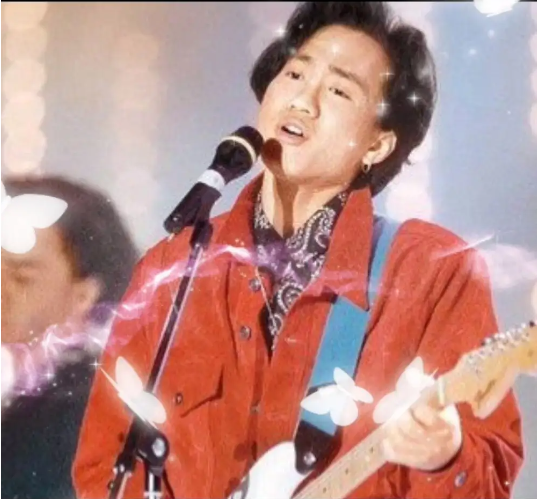
#> input picture face_recognition/data/1/11.png, 537 x 499 px; its folder holds only this picture in this run
$ python demo.py
#> lines starting #> are read from the running program, lines starting #| are printed output that depends on the picture
# # -*- coding:utf-8 -*-
import cv2
import os
import numpy as np


# 检测人脸
def detect_face(img):
    # 将测试图像转换为灰度图像，因为opencv人脸检测器需要灰度图像
    gray = cv2.cvtColor(img, cv2.COLOR_BGR2GRAY)

    # 加载OpenCV人脸检测分类器Haar
    face_cascade = cv2.CascadeClassifier('haarcascade_frontalface_default.xml')

    # 检测多尺度图像，返回值是一张脸部区域信息的列表（x,y,宽,高）
    faces = face_cascade.detectMultiScale(gray, scaleFactor=1.2, minNeighbors=5)

    # 如果未检测到面部，则返回原始图像
    if (len(faces) == 0):
        return None, None

    # 目前假设只有一张脸，xy为左上角坐标，wh为矩形的宽高
    (x, y, w, h) = faces[0]

    # 返回图像的正面部分
    return gray[y:y + w, x:x + h], faces[0]


# 该函数将读取所有的训练图像，从每个图像检测人脸并将返回两个相同大小的列表，分别为脸部信息和标签
def prepare_training_data(data_folder_path):
    # 获取数据文件夹中的目录（每个主题的一个目录）
#> called with data_folder_path = 'data'
    dirs = os.listdir(data_folder_path)

    # 两个列表分别保存所有的脸部和标签
    faces = []
    labels = []

    # 浏览每个目录并访问其中的图像
    for dir_name in dirs:
        # dir_name(str类型)即标签
        label = int(dir_name)
        # 建立包含当前主题主题图像的目录路径
        subject_dir_path = data_folder_path + "/" + dir_name
        # 获取给定主题目录内的图像名称
        subject_images_names = os.listdir(subject_dir_path)

        # 浏览每张图片并检测脸部，然后将脸部信息添加到脸部列表faces[]
        for image_name in subject_images_names:
            # 建立图像路径
            image_path = subject_dir_path + "/" + image_name
            # 读取图像
            image = cv2.imread(image_path)
#> image is the input picture: shape (499, 537, 3); mean B, G, R 134.5, 140, 185
            # 显示图像0.1s
            cv2.imshow("Training on image...", image)
            cv2.waitKey(100)

            # 检测脸部
            face, rect = detect_face(image)
#> in detect_face, `gray = cv2.cvtColor(img, cv2.COLOR_BGR2GRAY)`:
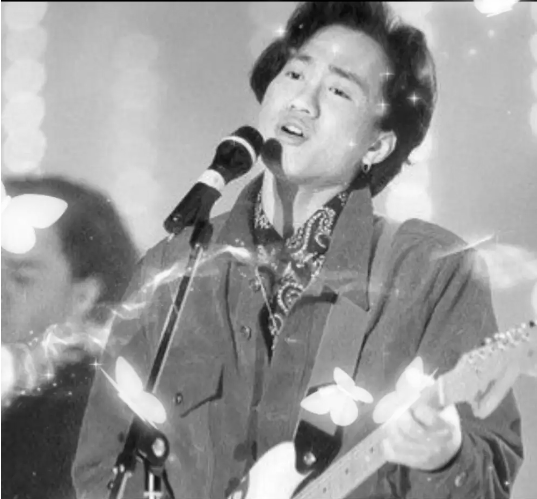
#> gray: shape (499, 537); min 0, max 255, mean 152.8
#> in detect_face, `faces = face_cascade.detectMultiScale(gray, scaleFactor=1.2, minNeighb..`: faces = ()
            # 我们忽略未检测到的脸部
            if face is not None:
                # 将脸添加到脸部列表并添加相应的标签
                faces.append(face)
                labels.append(label)
#> pass 2 of the loop in prepare_training_data, `for dir_name in dirs:`:
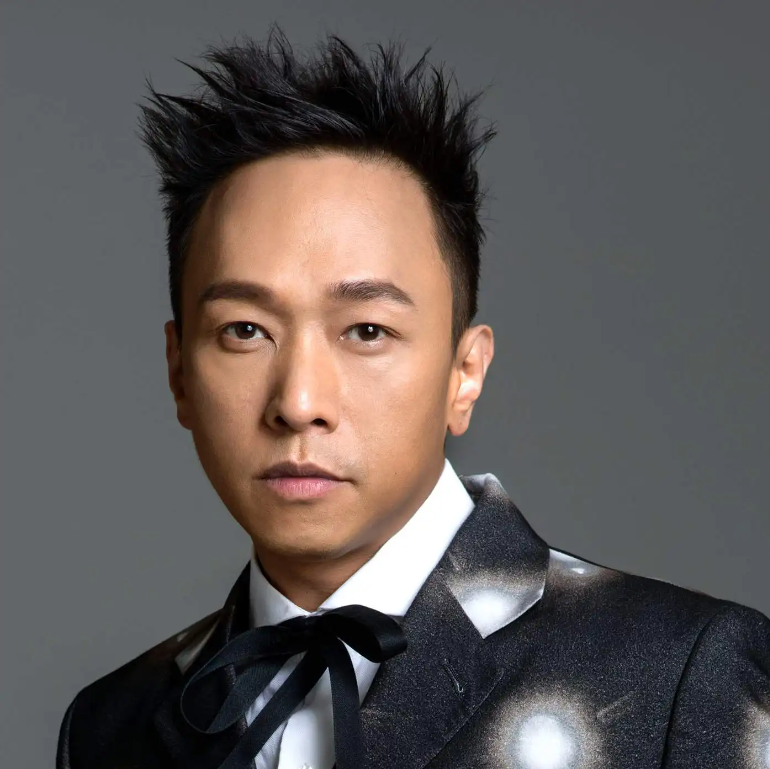
#> input picture face_recognition/data/2/21.png, 770 x 769 px
#> in prepare_training_data, image is the input picture: shape (769, 770, 3); mean B, G, R 87.4, 89, 94.7
#> in detect_face (call 2), `gray = cv2.cvtColor(img, cv2.COLOR_BGR2GRAY)`:
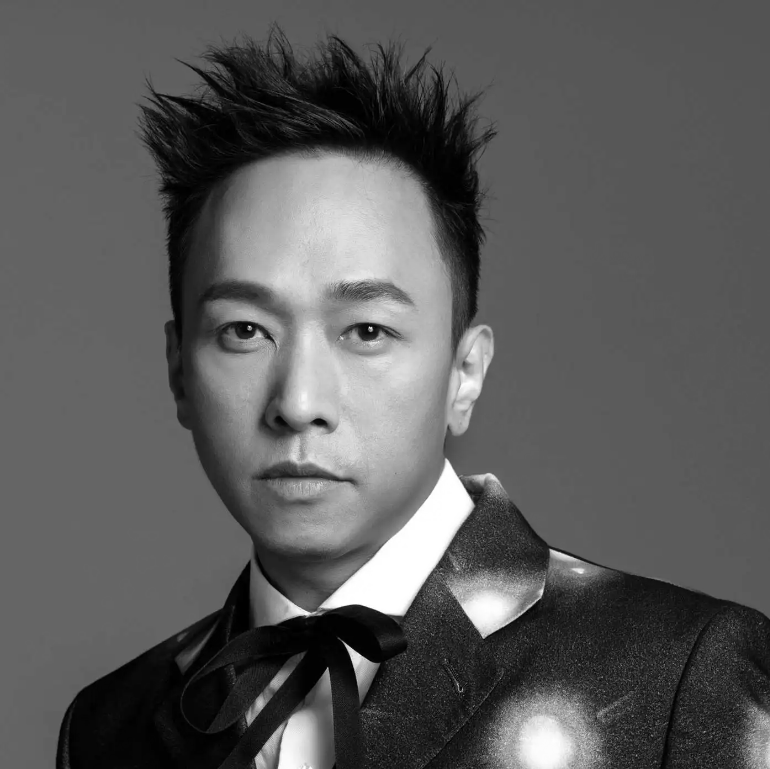
#> gray: shape (769, 770); min 0, max 255, mean 90.4
#> in detect_face (call 2), `faces = face_cascade.detectMultiScale(gray, scaleFactor=1.2, minNeighb..`: faces = [[141, 195, 334, 334]]
#> x = 141; y = 195; w = 334
#> in prepare_training_data, `face, rect = detect_face(image)`:
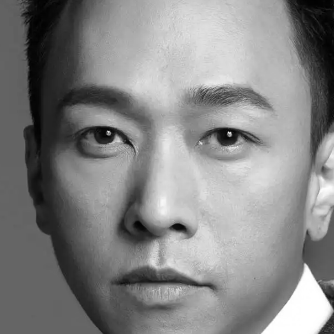
#> face: shape (334, 334); min 0, max 255, mean 132.9
#> in prepare_training_data, `face, rect = detect_face(image)`: rect = [141, 195, 334, 334]

    cv2.waitKey(1)
    cv2.destroyAllWindows()
    # 最终返回值为人脸和标签列表
    return faces, labels


# 调用prepare_training_data（）函数
faces, labels = prepare_training_data("data")
#> faces = 1 item; labels = [2]

# 创建LBPH识别器并开始训练，当然也可以选择Eigen或者Fisher识别器
face_recognizer = cv2.face.LBPHFaceRecognizer_create()
face_recognizer.train(faces, np.array(labels))


# 根据给定的（x，y）坐标和宽度高度在图像上绘制矩形
def draw_rectangle(img, rect):
    (x, y, w, h) = rect
    cv2.rectangle(img, (x, y), (x + w, y + h), (128, 128, 0), 2)


# 根据给定的（x，y）坐标标识出人名
def draw_text(img, text, x, y):
    cv2.putText(img, text, (x, y), cv2.FONT_HERSHEY_COMPLEX, 1, (128, 128, 0), 2)


# 建立标签与人名的映射列表（标签只能为整数）
subjects = ["jiaju", "jiaqiang"]


# 此函数识别传递的图像中的人物并在检测到的脸部周围绘制一个矩形及其名称
def predict(test_img):
    # 生成图像的副本，这样就能保留原始图像
    img = test_img.copy()
    # 检测人脸
    face, rect = detect_face(img)
    # 预测人脸
    label = face_recognizer.predict(face)
    # 获取由人脸识别器返回的相应标签的名称
    label_text = subjects[label[0]]

    # 在检测到的脸部周围画一个矩形
    draw_rectangle(img, rect)
    # 标出预测的名字
    draw_text(img, label_text, rect[0], rect[1] - 5)
    # 返回预测的图像
    return img


# 加载测试图像
test_img1 = cv2.imread("q/q1.png")
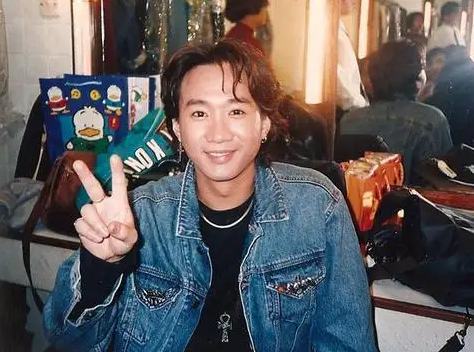
#> input picture face_recognition/q/q1.png, 474 x 352 px
#> test_img1 is the input picture: shape (352, 474, 3); mean B, G, R 94, 92.8, 96.6
test_img2 = cv2.imread("q/q2.png")
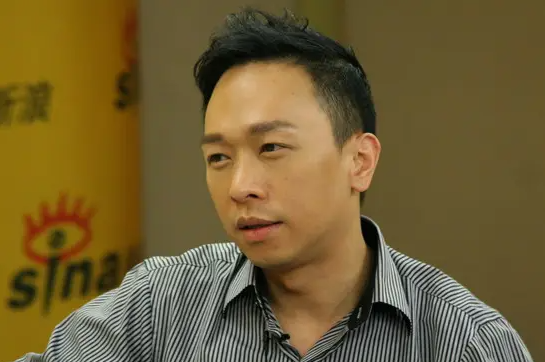
#> input picture face_recognition/q/q2.png, 545 x 362 px
#> test_img2 is the input picture: shape (362, 545, 3); mean B, G, R 51.4, 94.6, 112.8

# 执行预测
predicted_img1 = predict(test_img1)
#> in detect_face (call 3), `gray = cv2.cvtColor(img, cv2.COLOR_BGR2GRAY)`:
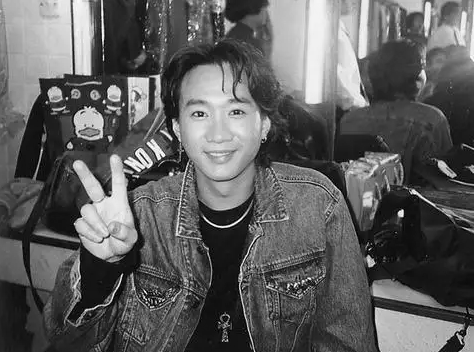
#> gray: shape (352, 474); min 0, max 255, mean 94.1
#> in detect_face (call 3), `faces = face_cascade.detectMultiScale(gray, scaleFactor=1.2, minNeighb..`: faces = [[167, 74, 101, 101]]
#> in detect_face (call 3), `(x, y, w, h) = faces[0]`: x = 167; y = 74; w = 101
#> in predict, `face, rect = detect_face(img)`:
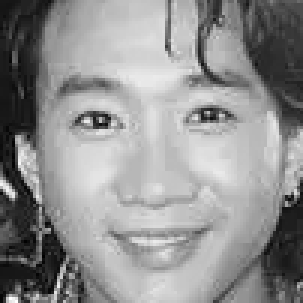
#> face: shape (101, 101) (shown 3 times larger); min 0, max 255, mean 144.3
#> in predict, `face, rect = detect_face(img)`: rect = [167, 74, 101, 101]
#> in predict, `label = face_recognizer.predict(face)`: label = (2, 85.83)
#> (the run stopped early here; a loop or call above may not have finished)
